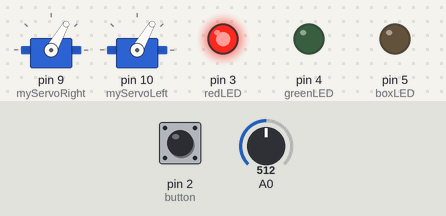
This sketch was run on a simulated Arduino Mega 2560, built with avr-gcc and run on an emulated ATmega2560. On the bench: 2 × servo, output pins drawn as LEDs (lit = HIGH). The inputs (shaded band) are chosen by the test bench; at power-on: pin 2 (button) LOW, A0 = 512.

Above: at 6.2 s.
6.3 s: pin 2 (button) pulled HIGH for 0.15 s
At 7.4 s:
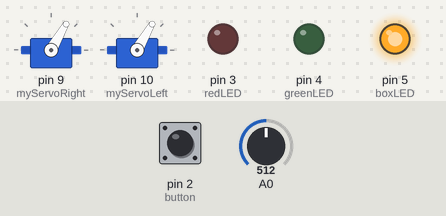
9.4 s: A0 set to 495
At 12.2 s:
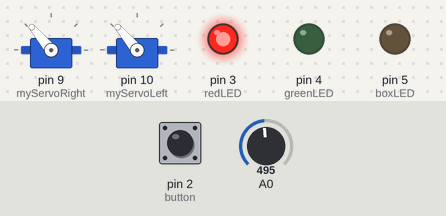
12.4 s: pin 2 (button) pulled HIGH for 1 s
At 12.8 s:
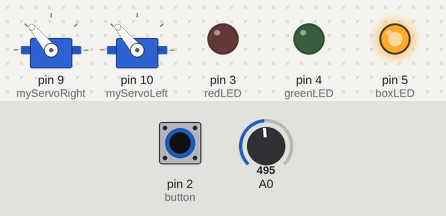
14.9 s: pin 2 (button) pulled HIGH for 3.2 s
20.0 s: A0 set to 511
At 23.76 s:
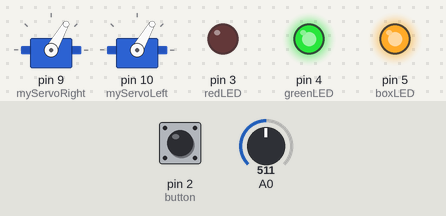
Timing chart, 0 to 24.0 s (numbered marks = the images above; inputs shaded):
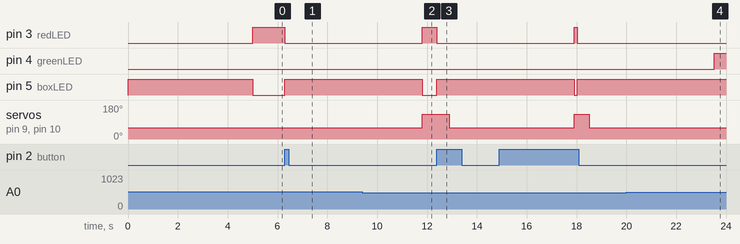

The sketch:

golfdoor1.ino
```cpp
/*
 Golf Party in a box that when it senses a ball in the box
 the lid of the box comes down.

 There parts for this project are:
 photoresistor
 3 yellow LED's
 1 red LED
 1 green LED
 2 mini Servo motors
 2 220 ohm resistor
 1 megaohm resistor
 1 push button
 10k ohm resistor

 The circuit has the photo resistor with the 1 mega ohm resistor
 The yellow lights are wired in parallel with no resistor.
 The red and green lights are wired to the arduino pins and a 220 ohm resistor to ground
 The push button has a 10k ohm resistor to ground and a listening pin on the arduino.

 The goal of this code is to set up the level of the light in the box. If your readings
 are too high use a smaller resistor.

 Then once the baseline for the photoresistor readings is found the box goes into wait mode.

 When the button is pressed the inside lights turn on. There is a delay to make sure the
 photoresistor comes up to full power. Then the green light comes on to show that it is ready.

 When the ball comes in, it sets off the door. The green light goes off, and we return to wait
 mode. When the button is pressed the user has 5 seconds to retrieve the ball and reset. Then
 the green light comes on, and we are ready again.

 Matthew K. Bardoe 7/2/17


 This example code is part of the public domain
 */

// include the servo library
#include <Servo.h>
int sensorValue; // where we register the photoresistor
Servo myServoRight;  // create a servo object
Servo myServoLeft;  // another servo for the door
const int redLED = 3; // red not ready light
const int greenLED = 4; // green ready light
const int button = 2; //button for the indicator that we are ready to go.
const int boxLED = 5; // LED's that light up the box.
int buttonState = 0;  // initial button state
int boxReady = 0;  // is the box ready? 0=no; 1 = yes.
int sensorLow = 1023; // callibrate the sensor. Start it off as high as possible.

void setup() {
  //Serial.begin(9600);
  //Set pinModes.
  pinMode(button, INPUT);
  pinMode(redLED, OUTPUT);
  pinMode(greenLED, OUTPUT);
  pinMode(boxLED, OUTPUT);
  //turn on light in the box to warm up photoresistor
  digitalWrite(boxLED, HIGH);
  //initialize servos
  myServoRight.attach(9); // attaches the servo on pin 9 to the servo object
  myServoLeft.attach(10);
  myServoRight.write(60);
  myServoLeft.write(60);
  // wait for photoresistor to warm up
  delay(100);

  // calibrate for the first five seconds after program runs
  while (millis() < 5000) {

    sensorValue = analogRead(A0);
    //    Serial.print(sensorLow);
    //    Serial.print(" ");
    //    Serial.println(sensorValue);
    //
    // record the minimum sensor value
    if (sensorValue < sensorLow) {
      sensorLow = sensorValue;
    }
    // don't need a lot of readings
    delay(100);
  }
  // set lights indicate we are in waiting mode
  digitalWrite(redLED, HIGH);
  digitalWrite(boxLED,LOW);
  digitalWrite(greenLED,LOW);


}

void loop() {

  if (boxReady == 0){
    // box isn't ready right now
    //Serial.println("box not ready");
    // listen for button
    buttonState = digitalRead(button);
    if (buttonState == 1){
      // box is ready
      boxReady = 1;
      //change lights
      digitalWrite(boxLED,HIGH);
      digitalWrite(redLED,LOW);
      delay(500);

      // open door
      myServoRight.write(60);
      myServoLeft.write(60);
      // wait for photo resistor to warm up and player to retrieve ball
      delay(5000);
      // indicate we are ready
      digitalWrite(greenLED,HIGH);
    }
  }
  else
  {
    // test value of photoresistor
    sensorValue = analogRead(A0);
    //    Serial.print("Sensor value: ");
    //    Serial.print(sensorLow);
    //    Serial.println(sensorValue);
    // if photoresistor has dropped close door
    if (sensorValue < sensorLow-8){
      //close door
      myServoRight.write(130);
      myServoLeft.write(130);
      // box is no longer ready
      boxReady = 0;
      // reset lights
      digitalWrite(greenLED,LOW);
      digitalWrite(redLED,HIGH);
      digitalWrite(boxLED,LOW);
      // give a time for lights to light
      delay(100);
    }

    // slow down a little
    delay(20);
  }
}
```

Measured:
- the behaviour switches between 504 and 503 on A0 (found by bisection; images 1 and 2)
- after the input at 6.3 s, pin 3 (redLED): HIGH → LOW at once; pin 5 (boxLED): LOW → HIGH at once
- after the input at 9.4 s, pin 3 (redLED): LOW → HIGH after 2.4 s; pin 4 (greenLED): stays LOW (without the input it goes to HIGH after 2.4 s); pin 5 (boxLED): HIGH → LOW after 2.4 s; servo on pin 9 (myServoRight), servo on pin 10 (myServoLeft): 60° → 130° after 2.4 s
- after the input at 12.4 s, pin 3 (redLED): HIGH → LOW at once; pin 5 (boxLED): LOW → HIGH at once; servo on pin 9 (myServoRight), servo on pin 10 (myServoLeft): 130° → 60° after 0.50 s
- after the input at 20.0 s, pin 3 (redLED): stays LOW (without the input it goes to HIGH after 3.5 s); pin 4 (greenLED): LOW → HIGH after 3.5 s; pin 5 (boxLED): stays HIGH (without the input it goes to LOW after 3.5 s); servo on pin 9 (myServoRight), servo on pin 10 (myServoLeft): stays 60° (without the input it goes to 130° after 3.5 s)
